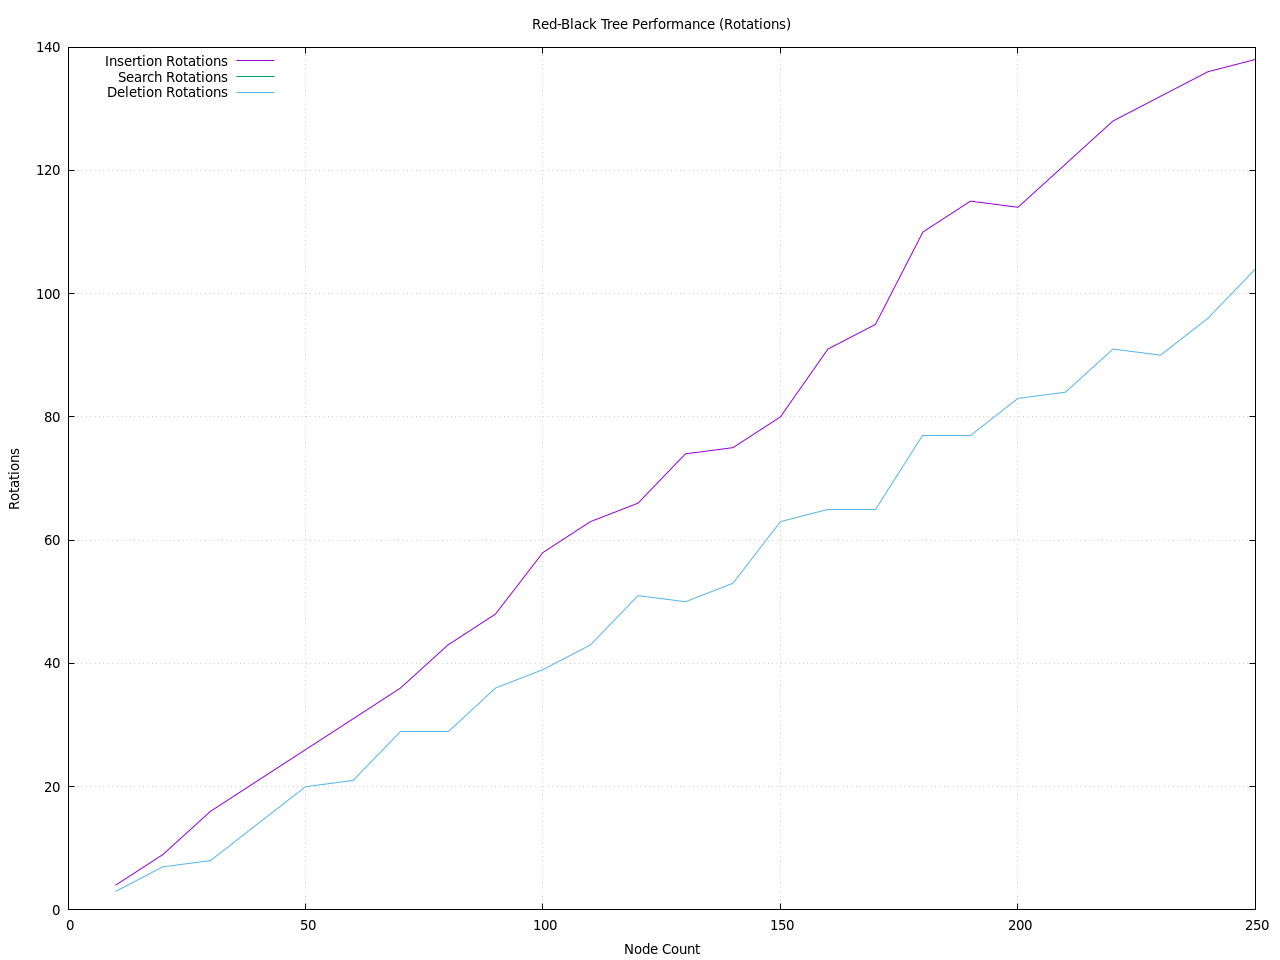

Write the gnuplot code that produced this figure.
set terminal pngcairo size 1280,960 enhanced font 'Verdana,10'
set output 'rbtree_performance_rotation.png'
set title 'Red-Black Tree Performance (Rotations)'
set xlabel 'Node Count'
set ylabel 'Rotations'
set key left top
set grid
plot 'rbtree_performance_rotation.dat' using 1:2 title 'Insertion Rotations' with lines,\
     'rbtree_performance_rotation.dat' using 1:3 title 'Search Rotations' with lines,\
     'rbtree_performance_rotation.dat' using 1:4 title 'Deletion Rotations' with lines
